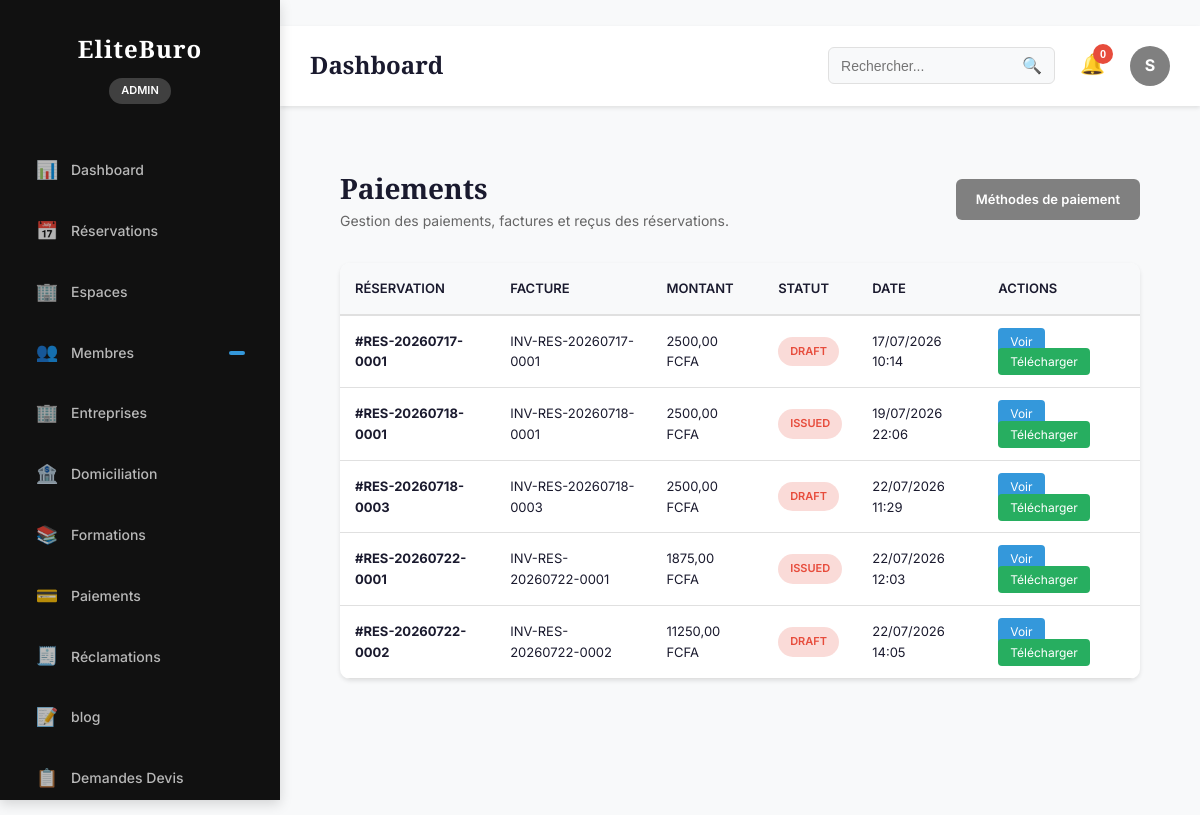
Screenshot of /dashboard/payments/ (signed in) with the database file from the repository.
### accounts/models.py (models this page shows, shortened)
class User(AbstractUser):
    class Role(models.TextChoices):
        ADMIN = "ADMIN", "Administrateur"
        MANAGER = "MANAGER", "Gestionnaire"
        MEMBER = "MEMBER", "Membre"
        TRAINER = "TRAINER", "Formateur"
    username = None
    id = models.UUIDField(
        primary_key=True,
        default=uuid.uuid4,
        editable=False
    )
    email = models.EmailField(
        unique=True
    )
    first_name = models.CharField(
        max_length=150
    )
    last_name = models.CharField(
        max_length=150
    )
    phone_validator = RegexValidator(
        regex=r'^\+?[0-9]{8,15}$',
        message="Numéro de téléphone invalide."
    )
    phone = models.CharField(
        max_length=20,
        validators=[phone_validator],
        unique=True
    )
    avatar = models.ImageField(
        upload_to="users/avatar/",
        blank=True,
        null=True
    )
    role = models.CharField(
        max_length=20,
        choices=Role.choices,
        default=Role.MEMBER
    )
    company_name = models.CharField(
        max_length=255,
        blank=True
    )
    job_title = models.CharField(
        max_length=255,
        blank=True
    )
    birth_date = models.DateField(
        blank=True,
        null=True
    )
    gender = models.CharField(
        max_length=20,
        blank=True
    )
    website = models.URLField(
        blank=True
    )
    bio = models.TextField(
        blank=True
    )
    language = models.CharField(
        max_length=10,
        default="fr"
    )
    timezone = models.CharField(
        max_length=100,
        default="Africa/Abidjan"
    )
    is_email_verified = models.BooleanField(
        default=False
    )
    is_phone_verified = models.BooleanField(
        default=False
    )
    receive_email_notification = models.BooleanField(
        default=True
    )
    receive_sms_notification = models.BooleanField(
        default=True
    )
    receive_whatsapp_notification = models.BooleanField(
        default=True
    )
    last_activity = models.DateTimeField(
        null=True,
        blank=True
    )
    created_at = models.DateTimeField(
        auto_now_add=True
    )
    updated_at = models.DateTimeField(
        auto_now=True
    )
    USERNAME_FIELD = "email"
    REQUIRED_FIELDS = []
    objects = UserManager()
    class Meta:
        ordering = ["-created_at"]
        verbose_name = "Utilisateur"
        verbose_name_plural = "Utilisateurs"

### reservation/models.py (models this page shows, shortened)
class ReservationInvoice(models.Model):
    id = models.UUIDField(primary_key=True, default=uuid.uuid4, editable=False)
    reservation = models.OneToOneField(
        Reservation,
        on_delete=models.CASCADE,
        related_name="invoice",
    )
    numero = models.CharField(max_length=64, unique=True, db_index=True)
    pdf = models.FileField(upload_to="reservation/invoices/pdfs/")
    montant = models.DecimalField(max_digits=14, decimal_places=2, default=Decimal("0"))
    class InvoiceStatus(models.TextChoices):
        DRAFT = "draft", "Brouillon"
        ISSUED = "issued", "Émise"
        PAID = "paid", "Payée"
        CANCELED = "canceled", "Annulée"
        REFUNDED = "refunded", "Remboursée"
    statut = models.CharField(
        max_length=20,
        choices=InvoiceStatus.choices,
        default=InvoiceStatus.DRAFT,
    )
    date = models.DateTimeField(default=timezone.now)
    class Meta:
        verbose_name = "ReservationInvoice"
        verbose_name_plural = "ReservationInvoices"

class Reservation(models.Model):
    id = models.UUIDField(primary_key=True, default=uuid.uuid4, editable=False)
    reservation_number = models.CharField(max_length=64, unique=True, db_index=True)
    utilisateur = models.ForeignKey(
        settings.AUTH_USER_MODEL,
        on_delete=models.CASCADE,
        related_name="reservation_items",
    )
    entreprise = models.ForeignKey(
        "accounts.Company",
        on_delete=models.SET_NULL,
        null=True,
        blank=True,
        related_name="reservations",
    )
    espace = models.ForeignKey(
        Workspace,
        on_delete=models.PROTECT,
        related_name="reservations",
    )
    type_reservation = models.CharField(
        max_length=50,
        choices=ReservationType.choices,
        db_index=True,
    )
    date_debut = models.DateField(db_index=True)
    date_fin = models.DateField(db_index=True)
    heure_debut = models.TimeField(null=True, blank=True)
    heure_fin = models.TimeField(null=True, blank=True)
    nombre_participants = models.PositiveIntegerField(default=1)
    duree_minutes = models.PositiveIntegerField(default=0)
    prix_unitaire = models.DecimalField(max_digits=14, decimal_places=2, default=Decimal("0"))
    remise = models.DecimalField(max_digits=14, decimal_places=2, default=Decimal("0"))
    taxes = models.DecimalField(max_digits=14, decimal_places=2, default=Decimal("0"))
    montant_total = models.DecimalField(max_digits=14, decimal_places=2, default=Decimal("0"))
    commentaire = models.TextField(blank=True, default="")
    statut = models.CharField(
        max_length=20,
        choices=ReservationStatus.choices,
        default=ReservationStatus.DRAFT,
        db_index=True,
    )
    created_at = models.DateTimeField(auto_now_add=True, db_index=True)
    updated_at = models.DateTimeField(auto_now=True)
    class Meta:
        verbose_name = "Reservation"
        verbose_name_plural = "Reservations"
        indexes = [
            models.Index(fields=["espace", "date_debut", "date_fin"]),
            models.Index(fields=["utilisateur", "statut"]),
            models.Index(fields=["entreprise", "statut"]),
        ]
        constraints = [
            UniqueConstraint(fields=["reservation_number"], name="reservation_reservation_number_unique"),
        ]

### dashboard/admin_payments.py (the view)
# urls.py: path("payments/", AdminPaymentsListView.as_view(), name="payments"),
class AdminPaymentsListView(AdminPaymentsBaseView):
    template_name = "dashboard/admin/payments/index.html"
    def get(self, request: HttpRequest) -> HttpResponse:
        payments = Reservation.objects.select_related("espace", "utilisateur", "entreprise", "invoice").all()
        invoices = [getattr(r, "invoice", None) for r in payments]
        invoices = [i for i in invoices if i is not None]
        return render(
            request,
            self.template_name,
            {
                "invoices": invoices,
            },
        )

### dashboard/admin_payments.py (called while the page is built)
def admin_guard(request: HttpRequest) -> None:
    if not is_admin_or_manager(request.user):
        raise Http404("Page introuvable")

    def dispatch(self, request: HttpRequest, *args, **kwargs):
        admin_guard(request)
        return super().dispatch(request, *args, **kwargs)

### dashboard/permissions.py (called while the page is built)
def is_admin_or_manager(user) -> bool:
    return getattr(user, "is_authenticated", False) and getattr(user, "role", None) in {User.Role.ADMIN, User.Role.MANAGER}

### templates/dashboard/admin/payments/index.html (shortened to what this page needs)
{% extends 'layouts/base_admin.html' %}
{% block content %}
<div class="content">
    <div class="section-header">
        <div>
            <h2>
                Paiements
            </h2>
            <p style="color:var(--text-light);font-size:14px;">
                Gestion des paiements, factures et reçus des réservations.
            </p>
        </div>
        <a href="{% url 'dashboard_admin:payment_methods' %}"
           class="btn-primary">
            Méthodes de paiement
        </a>
    </div>
    <div class="table-container">
        <table class="admin-table">
            <thead>
                <tr>
                    <th>
                        Réservation
                    </th>
                    <th>
                        Facture
                    </th>
                    <th>
                        Montant
                    </th>
                    <th>
                        Statut
                    </th>
                    <th>
                        Date
                    </th>
                    <th>
                        Actions
                    </th>
                </tr>
            </thead>
            <tbody>
            {% for invoice in invoices %}
                <tr>
                    <td>
                        <strong>
                            #{{ invoice.reservation.reservation_number }}
                        </strong>
                    </td>
                    <td>
                        {{ invoice.numero|default:"-" }}
                    </td>
                    <td>
                        {% if invoice.montant %}
                            {{ invoice.montant }} FCFA
                        {% else %}
                            -
                        {% endif %}
                    </td>
                    <td>
                        {% if invoice.statut == "PAID" %}
                            <span class="status-badge confirmed">
                                Payée
                            </span>
                        {% elif invoice.statut == "PENDING" %}
                            <span class="status-badge pending">
                                En attente
                            </span>
                        {% else %}
                            <span class="status-badge cancelled">
                                {{ invoice.statut|default:"-" }}
                            </span>
                        {% endif %}
                    </td>
                    <td>
                        {{ invoice.date|date:"d/m/Y H:i" }}
                    </td>
                    <td>
                        <a href="{% url 'dashboard_admin:payment_reservation_detail' reservation_id=invoice.reservation.id %}"
                           class="btn-action">
                            Voir
                        </a>
                        {% if invoice.pdf %}
                            <a href="{% url 'dashboard_admin:invoice_download' invoice_id=invoice.id %}"
                               class="btn-action"
                               style="background:var(--success-color);">
                                Télécharger
                            </a>
                        {% endif %}
                    </td>
                </tr>
            {% endfor %}
            </tbody>
        </table>
    </div>
</div>
{% endblock %}

### templates/partials/header.html (shortened to what this page needs)
<header class="top-bar">
    <div class="top-bar-left">
        <h1 class="page-title">
            {% block page_title %}
            Dashboard
            {% endblock %}
        </h1>
    </div>
    <div class="top-bar-right">
        <div class="search-box">
            <input
                type="text"
                class="search-input"
                placeholder="Rechercher...">
            <button class="search-btn">
                🔍
            </button>
        </div>
        <div class="notifications">
            <button class="notification-btn">
                🔔
                <span class="notification-count">
                    {{ recent_activity|length|default:0 }}
                </span>
            </button>
        </div>
        <div class="user-menu">
            <div class="user-avatar">
                {{ request.user.first_name|slice:":1"|default:"A" }}
            </div>
        </div>
    </div>
</header>

### static/css/admin.css (style rules this page uses)
:root { --primary-color: #808080; --secondary-color: #808080; --accent-color: #e94560; --success-color: #27ae60; --warning-color: #f39c12; --danger-color: #e74c3c; --info-color: #3498db; --light-bg: #f8f9fa; --border-color: #e0e0e0; --text-dark: #1a1a2e; --text-light: #666; --text-lighter: #999; --shadow-sm: 0 2px 4px rgba(0, 0, 0, 0.1); --shadow-md: 0 4px 12px rgba(0, 0, 0, 0.15); --shadow-lg: 0 8px 24px rgba(0, 0, 0, 0.2); --transition: all 0.3s ease; --sidebar-width: 280px; }
* { margin: 0; padding: 0; box-sizing: border-box; }
html { scroll-behavior: smooth; }
body { font-family: "Inter", "DM Sans", Arial, sans-serif; color: var(--text-dark); background-color: var(--light-bg); line-height: 1.6; display: block; }
h1, h2, h3, h4 { font-family: "Playfair Display", Georgia, serif; }
.top-bar { background: white; padding: 20px 30px; display: flex; justify-content: space-between; align-items: center; box-shadow: var(--shadow-sm); position: sticky; top: 0; z-index: 100; }
.top-bar-left { display: flex; align-items: center; gap: 20px; }
.page-title { font-size: 24px; font-weight: 700; color: var(--text-dark); }
.top-bar-right { display: flex; align-items: center; gap: 25px; }
.search-box { display: flex; align-items: center; background: var(--light-bg); border: 1px solid var(--border-color); border-radius: 6px; padding: 8px 12px; }
.search-input { flex: 1; border: none; background: transparent; font-size: 14px; outline: none; }
.search-btn { background: none; border: none; font-size: 16px; cursor: pointer; color: var(--text-lighter); }
.notifications { position: relative; }
.notification-btn { background: none; border: none; font-size: 20px; cursor: pointer; position: relative; }
.notification-count { position: absolute; top: -8px; right: -8px; background: var(--danger-color); color: white; width: 20px; height: 20px; border-radius: 50%; display: flex; align-items: center; justify-content: center; font-size: 11px; font-weight: 700; }
.user-menu { position: relative; }
.user-avatar { width: 40px; height: 40px; border-radius: 50%; background: var(--primary-color); color: white; display: flex; align-items: center; justify-content: center; font-weight: 700; cursor: pointer; }
.content { flex: 1; padding: 30px; overflow-y: auto; }
.section-header { display: flex; justify-content: space-between; align-items: center; margin-bottom: 30px; }
.section-header h2 { font-size: 28px; color: var(--text-dark); }
.btn-primary, .btn-secondary { padding: 10px 20px; border: none; border-radius: 6px; font-weight: 600; font-size: 13px; cursor: pointer; transition: var(--transition); }
.btn-primary { background: var(--primary-color); color: white; }
.btn-action { padding: 6px 12px; background: var(--info-color); color: white; border: none; border-radius: 4px; font-size: 12px; cursor: pointer; transition: var(--transition); margin-right: 5px; }
.table-container { background: white; border-radius: 10px; box-shadow: var(--shadow-sm); overflow: hidden; margin-bottom: 20px; }
.admin-table { width: 100%; border-collapse: collapse; }
.admin-table thead { background: var(--light-bg); border-bottom: 2px solid var(--border-color); }
.admin-table th { padding: 15px; text-align: left; font-weight: 600; font-size: 13px; color: var(--text-dark); text-transform: uppercase; }
.admin-table td { padding: 15px; border-bottom: 1px solid var(--border-color); font-size: 13px; }
.status-badge { display: inline-block; padding: 6px 12px; border-radius: 20px; font-size: 11px; font-weight: 600; text-transform: uppercase; }
.status-badge.cancelled { background: rgba(231, 76, 60, 0.2); color: var(--danger-color); }
:root { --elite-navy:#0D2B55; --elite-gold:#C9A02C; --elite-success:#0B6B39; --elite-danger:#C0392B; --elite-warning:#E67E22; --elite-cream:#FAFAF7; }
a, a:hover, a:focus, a:active { text-decoration: none !important; }
.btn-primary, .btn-secondary, .btn-filter, .btn-action, .btn-create-reservation, .action-btn, .logout-btn, .nav-item { text-decoration: none !important; }

### rows the page displays
User: user.first_name "S"
ReservationInvoice: reservation.reservation_number "RES-20260717-0001", numero "INV-RES-20260717-0001", montant "2500,00", statut "DRAFT", date "17/07/2026 10:14", shows "Télécharger"
ReservationInvoice: reservation.reservation_number "RES-20260718-0001", numero "INV-RES-20260718-0001", montant "2500,00", statut "ISSUED", date "19/07/2026 22:06", shows "Télécharger"
ReservationInvoice: reservation.reservation_number "RES-20260718-0003", numero "INV-RES-20260718-0003", montant "2500,00", statut "DRAFT", date "22/07/2026 11:29", shows "Télécharger"
ReservationInvoice: reservation.reservation_number "RES-20260722-0001", numero "INV-RES-20260722-0001", montant "1875,00", statut "ISSUED", date "22/07/2026 12:03", shows "Télécharger"
ReservationInvoice: reservation.reservation_number "RES-20260722-0002", numero "INV-RES-20260722-0002", montant "11250,00", statut "DRAFT", date "22/07/2026 14:05", shows "Télécharger"

### other values shown
{{ recent_activity|length|default:0 }} "0"
